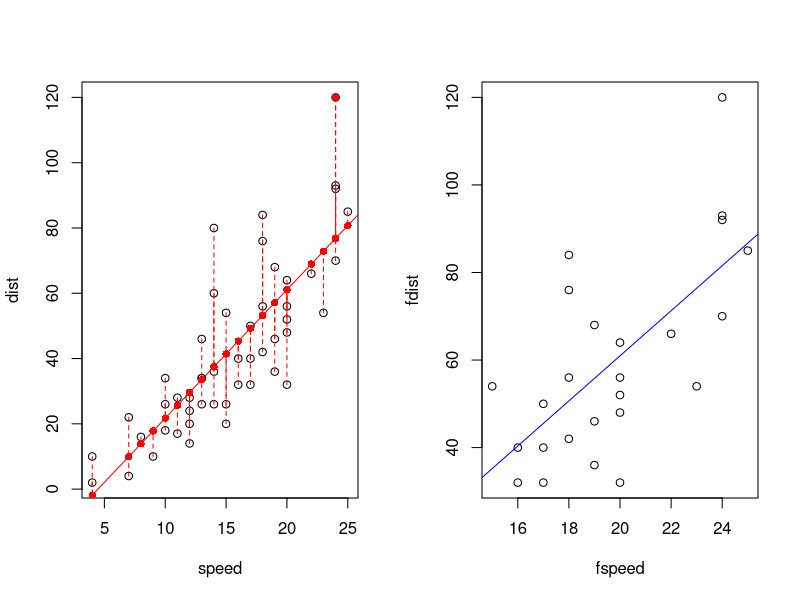

Write R code to recreate this figure.
# setwd("C:/Users/marguerite/Documents/Rclass")

# cars <- read.csv( "cars.csv") # this is how you would read it if it were in your working directory
cars     # built in dataset - comes with R - take a look at it

speed <-  cars$speed  # Saved speed as a vector.
dist <-  cars$dist    # Saved distance as a vector

par(mfrow=c(1,2)) # Splits the plot environments so that both data sets are visible.


plot( speed, dist, cex=1)  # Plotted x, y
speed.lm <- lm (dist ~ speed)   # Fit regression line, saved as speed.lm

abline( speed.lm, col="red" )   # Plotted regression line - best fit line to the points

# Get the coefficients of the line in y= slope*x + intercept form:
coef(speed.lm)

# Assigned the values of "slope" and "intercept" by pulling the values directly from the coef function:
slope <- coef(speed.lm)["speed"]
intercept <- coef(speed.lm)["(Intercept)"]

# The regression distance ~ (as a function of) speed predicts distance from the speed data. Compute the fitted distance (if they fell perfectly on the line) from speed:
dist_fit <- slope*speed + intercept

# Plotted line of best fit for distance versus speed:
points( dist_fit ~ speed, pch=16, col="red" )

# Plotted specifically the 49th point on the graph to show as a solid red dot:
points(speed[49], dist[49], cex=1, pch=16, col="red" )

# Computed the absolute difference between the distance and fitted distance:
Diffdist <- abs( dist - dist_fit )

 # Is point 49 the most extreme point? Yes.  This code tells me which point in "Diffdist" is equal to the maximum value in "Diffdist".
which(Diffdist==max(Diffdist))
 

 # We can plot the deviation of point 49 from the regression line using the segments() function. Look up the help page to understand how it works. 
 i=49
segments( speed[i], dist[i], speed[i], dist_fit[i], col="red", lty=2 )


# Assigned z to be points 1 through 50, then applied z to each segments function:
z=(1:50)
segments( speed[z], dist[z], speed[z], dist_fit[z], col="red", lty=2 )


# Subseted the data frame to only include the faster half of the data set:
fastcars <- cars[26:50,]

# Plotted the fast data and regression line for the faster data set:
 fspeed <- fastcars$speed
 fdist <- fastcars$dist
 plot( fspeed, fdist, cex=1)
 fspeed.lm <- lm ( fdist ~ fspeed)
 abline( fspeed.lm, col="blue")
 
 
 
# Saved data to csv file in working directory
write.csv(cars, "cars.csv") 

# Saved the "fast" data to another file "fastcars.csv"
write.csv(fastcars, "fastcars.csv")
